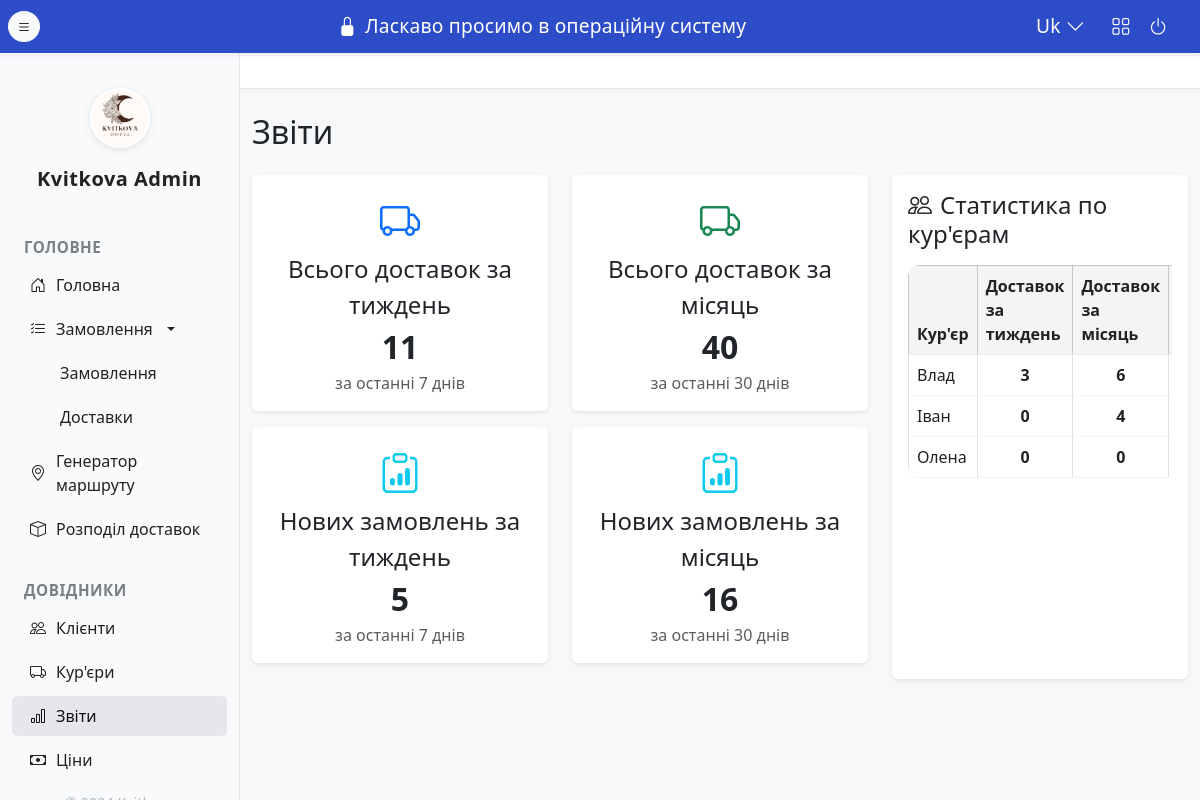
Page /reports on the committed database.
### app/models/courier.py (models this page shows)
class Courier(db.Model):
    id = db.Column(db.Integer, primary_key=True)
    name = db.Column(db.String(128), nullable=False)
    phone = db.Column(db.String(32), nullable=False, unique=True)
    active = db.Column(db.Boolean, default=True)
    deliveries_count = db.Column(db.Integer, default=0)
    deliveries = db.relationship('Delivery', back_populates='courier')

### app/blueprints/reports/routes.py (the view)
@reports_bp.route('/reports')
def reports_page():
    data = get_reports_data()
    return render_template('reports.html', **data)

### app/templates/reports.html
{% extends 'layout.html' %}
{% block content %}
<h2 class="mb-4">Звіти</h2>
<div class="row mb-4">
  <div class="col-md-8">
    <div class="row">
      <div class="col-md-6">
        <div class="card shadow-sm border-0 mb-3">
          <div class="card-body text-center">
            <div class="fs-1 text-primary"><i class="bi bi-truck"></i></div>
            <div class="fs-4">Всього доставок за тиждень</div>
            <div class="fs-2 fw-bold">{{ deliveries_stats.week }}</div>
            <div class="text-muted">за останні 7 днів</div>
          </div>
        </div>
      </div>
      <div class="col-md-6">
        <div class="card shadow-sm border-0 mb-3">
          <div class="card-body text-center">
            <div class="fs-1 text-success"><i class="bi bi-truck"></i></div>
            <div class="fs-4">Всього доставок за місяць</div>
            <div class="fs-2 fw-bold">{{ deliveries_stats.month }}</div>
            <div class="text-muted">за останні 30 днів</div>
          </div>
        </div>
      </div>
      <div class="col-md-6">
        <div class="card shadow-sm border-0 mb-3">
          <div class="card-body text-center">
            <div class="fs-1 text-info"><i class="bi bi-clipboard-data"></i></div>
            <div class="fs-4">Нових замовлень за тиждень</div>
            <div class="fs-2 fw-bold">{{ orders_stats.week }}</div>
            <div class="text-muted">за останні 7 днів</div>
          </div>
        </div>
      </div>
      <div class="col-md-6">
        <div class="card shadow-sm border-0 mb-3">
          <div class="card-body text-center">
            <div class="fs-1 text-info"><i class="bi bi-clipboard-data"></i></div>
            <div class="fs-4">Нових замовлень за місяць</div>
            <div class="fs-2 fw-bold">{{ orders_stats.month }}</div>
            <div class="text-muted">за останні 30 днів</div>
          </div>
        </div>
      </div>
    </div>
  </div>
  <div class="col-md-4 d-flex align-items-stretch">
    <div class="card shadow-sm border-0 w-100">
      <div class="card-body">
        <h4 class="mb-3"><i class="bi bi-people me-2"></i>Статистика по кур'єрам</h4>
        <div class="table-responsive">
          <table class="table table-bordered align-middle mb-0">
            <thead class="table-light">
              <tr>
                <th>Кур'єр</th>
                <th>Доставок за тиждень</th>
                <th>Доставок за місяць</th>
                <th>Всього доставок</th>
              </tr>
            </thead>
            <tbody>
              {% for c in courier_stats %}
              <tr>
                <td>{{ c.name }}</td>
                <td class="text-center fw-bold">{{ c.week }}</td>
                <td class="text-center fw-bold">{{ c.month }}</td>
                <td class="text-center">{{ c.total }}</td>
              </tr>
              {% else %}
              <tr><td colspan="4" class="text-center text-muted">Немає даних</td></tr>
              {% endfor %}
            </tbody>
          </table>
        </div>
      </div>
    </div>
  </div>
</div>
{% endblock %}

### app/templates/layout.html (style rules this page uses)
body { background: #f7f8fa; }
.table { background: #fff; border-radius: 12px; overflow: hidden; box-shadow: 0 2px 8px rgba(0,0,0,0.03); }
.table th { background: #f3f4f6; color: #222; font-weight: 600; border-bottom: 1.5px solid #e5e7eb; }
.table td { background: #fff; color: #222; border-bottom: 1px solid #f3f4f6; }

### rows in the picture
Courier: name "Влад", week "3", month "6"
Courier: name "Іван", week "0", month "4"
Courier: name "Олена", week "0", month "0"

### other values in the picture
{{ deliveries_stats.week }} "11"
{{ deliveries_stats.month }} "40"
{{ orders_stats.week }} "5"
{{ orders_stats.month }} "16"
